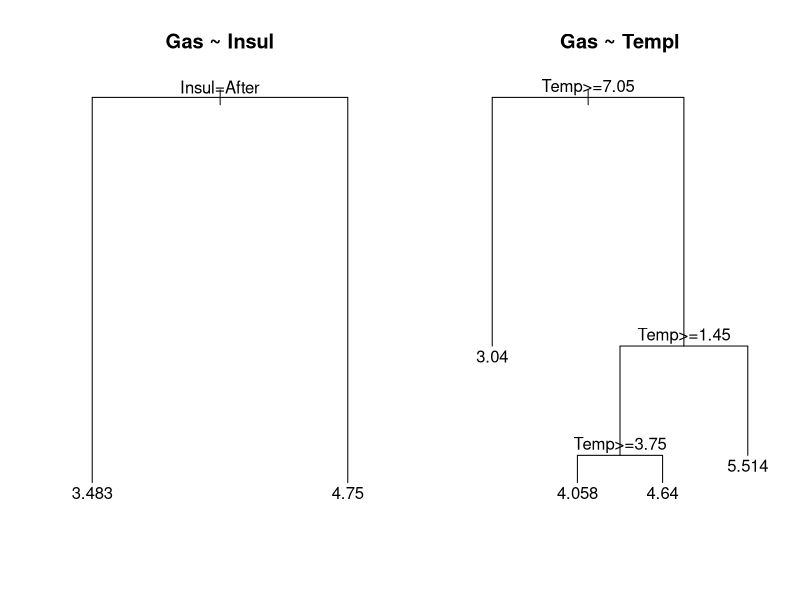

Here is the R script that generated this plot:
library(MASS)
#library(party)
#library(partykit)
#library(C50)
library(rpart)
#
#
data(whiteside) # from the MASS package
#
par(mfrow=c(1,2))
rpartWhiteA <- rpart(Gas ~ Insul, data = whiteside)
plot(rpartWhiteA, main='Gas ~ Insul')
text(rpartWhiteA, xpd = TRUE, minlength = 5)
#
rpartWhiteA <- rpart(Gas ~ Temp, data = whiteside)
plot(rpartWhiteA, main='Gas ~ Templ')
text(rpartWhiteA, xpd = TRUE, minlength = 5)
#
# To save and restore all settable graphical parameters use:
oldpar <- par(no.readonly=TRUE)
par(mfrow=c(1,2))
par(oldpar)

#
#
mean(whiteside$Gas[which(whiteside$Insul == "Before")])
##
mean(whiteside$Gas[which(whiteside$Insul == "After")])
#
#
rpartWhiteB <- rpart(Gas ~ Temp, data = whiteside)
print(rpartWhiteB)



